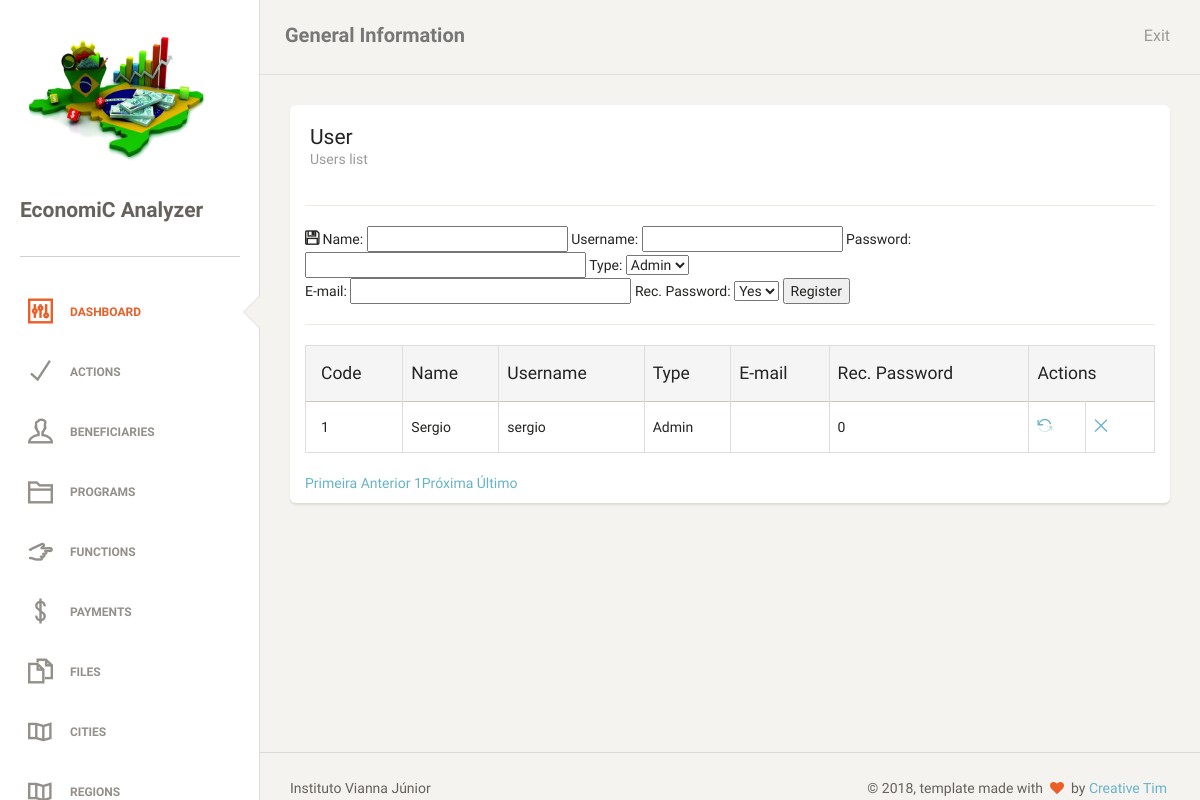
Page /users.php (signed in) on the committed database.
### tables this page shows
CREATE TABLE `tb_user` (
  `id_user` int(11) NOT NULL AUTO_INCREMENT,
  `str_name` varchar(80) NOT NULL,
  `str_username` varchar(45) NOT NULL,
  `str_password` varchar(45) NOT NULL,
  `str_type` varchar(45) NOT NULL,
  `str_email` varchar(45) NOT NULL,
  `rec_Password` tinyint(1) NOT NULL DEFAULT '0',
  PRIMARY KEY (`id_user`),
  UNIQUE KEY `id_user_UNIQUE` (`id_user`)
);

### db/userDAO.php (the view, shortened to what this page needs)
<?php
require_once "conexao.php";
class userDAO
{
    public function tabelaPaginada()
    {
        global $pdo;
        $endereco = $_SERVER ['PHP_SELF'];
        $pagina_atual = (isset($_GET['page']) && is_numeric($_GET['page'])) ? $_GET['page'] : 1;
        $linha_inicial = ($pagina_atual - 1) * QTDE_REGISTROS;
        $sql = "SELECT id_user, str_name, str_username, str_password, str_type, str_email, rec_Password FROM tb_user LIMIT {$linha_inicial}, " . QTDE_REGISTROS;
        $statement = $pdo->prepare($sql);
        $statement->execute();
        $dados = $statement->fetchAll(PDO::FETCH_OBJ);
        $sqlContador = "SELECT COUNT(*) AS total_registros FROM tb_user";
        $statement = $pdo->prepare($sqlContador);
        $statement->execute();
        $valor = $statement->fetch(PDO::FETCH_OBJ);
        $primeira_pagina = 1;
        $ultima_pagina = ceil($valor->total_registros / QTDE_REGISTROS);
        $pagina_anterior = ($pagina_atual > 1) ? $pagina_atual - 1 : 0;
        $proxima_pagina = ($pagina_atual < $ultima_pagina) ? $pagina_atual + 1 : 0;
        $range_inicial = (($pagina_atual - RANGE_PAGINAS) >= 1) ? $pagina_atual - RANGE_PAGINAS : 1;
        $range_final = (($pagina_atual + RANGE_PAGINAS) <= $ultima_pagina) ? $pagina_atual + RANGE_PAGINAS : $ultima_pagina;
        $exibir_botao_inicio = ($range_inicial < $pagina_atual) ? 'mostrar' : 'esconder';
        $exibir_botao_final = ($range_final > $pagina_atual) ? 'mostrar' : 'esconder';
        if (!empty($dados)):
            echo "
     <table class='table table-striped table-bordered'>
     <thead>
       <tr class='active'>
        <th>Code</th>
        <th>Name</th>
        <th>Username</th>
        <th>Type</th>
        <th>E-mail</th>
        <th>Rec. Password</th>
        <th colspan='2'>Actions</th>
       </tr>
     </thead>
     <tbody>";
            foreach ($dados as $var):
                echo "<tr>
        <td>$var->id_user</td>
        <td>$var->str_name</td>
        <td>$var->str_username</td>
        <td>$var->str_type</td>
        <td>$var->str_email</td>
        <td>$var->rec_Password</td>
        <td><a href='?act=upd&idUser=$var->id_user'><i class='ti-reload'></i></a></td>
        <td><a href='?act=del&idUser=$var->id_user'><i class='ti-close'></i></a></td>
       </tr>";
            endforeach;
            echo "
</tbody>
     </table>
     <div class='box-paginacao'>
       <a class='box-navegacao  $exibir_botao_inicio' href='$endereco?page=$primeira_pagina' title='Primeira Página'>Primeira</a>
       <a class='box-navegacao $exibir_botao_inicio' href='$endereco?page=$pagina_anterior' title='Página Anterior'>Anterior</a>
";
            for ($i = $range_inicial; $i <= $range_final; $i++):
                $destaque = ($i == $pagina_atual) ? 'destaque' : '';
                echo "<a class='box-numero $destaque' href='$endereco?page=$i'>$i</a>";
            endfor;
            echo "<a class='box-navegacao $exibir_botao_final' href='$endereco?page=$proxima_pagina' title='Próxima Página'>Próxima</a>
       <a class='box-navegacao $exibir_botao_final' href='$endereco?page=$ultima_pagina' title='Última Página'>Último</a>
     </div>";
        else:
            echo "<p class='bg-danger'>Nenhum registro foi encontrado!</p>
     ";
        endif;
    }
}

### rows in the picture
tb_user: id_user "1", str_name "Sergio", str_username "sergio", str_type "Admin", rec_Password "0"
